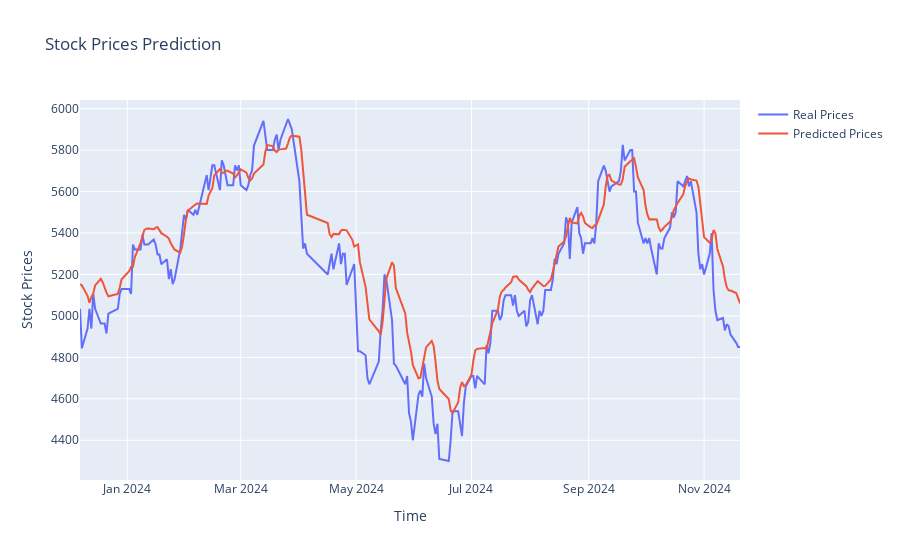

The cell this chart's notebook holds for it:
### Code cell
import plotly.graph_objects as go

fig = go.Figure()

fig.add_trace(go.Scatter(x=data['date'][-len(real_prices):], y=real_prices, mode='lines', name='Real Prices'))
fig.add_trace(go.Scatter(x=data['date'][-len(predicted_prices):], y=predicted_prices.reshape(-1), mode='lines', name='Predicted Prices'))

fig.update_layout(title='Stock Prices Prediction',
                     xaxis_title='Time',
                     yaxis_title='Stock Prices')

fig.show()

### Figure 1 — Plotly figure (JSON) as saved in the notebook; plotly's stock layout.template omitted (floating-point values rounded to 4 significant figures; data arrays with more than 128 entries replaced by an {"elided": "..."} marker saying what was removed)
{"data": [{"mode": "lines", "name": "Real Prices", "type": "scatter", "x": {"elided": "227 str values"}, "y": {"elided": "227 float values"}}, {"mode": "lines", "name": "Predicted Prices", "type": "scatter", "x": {"elided": "227 str values"}, "y": {"elided": "227 float values"}}], "layout": {"title": {"text": "Stock Prices Prediction"}, "xaxis": {"title": {"text": "Time"}}, "yaxis": {"title": {"text": "Stock Prices"}}}}
